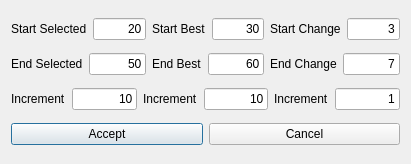
<?xml version="1.0" encoding="UTF-8"?>
<ui version="4.0">
 <class>BeeColonyTestDialog</class>
 <widget class="QDialog" name="BeeColonyTestDialog">
  <property name="geometry">
   <rect>
    <x>0</x>
    <y>0</y>
    <width>411</width>
    <height>164</height>
   </rect>
  </property>
  <property name="windowTitle">
   <string>RLP - Test Bee Colony</string>
  </property>
  <layout class="QVBoxLayout" name="verticalLayout">
   <item>
    <layout class="QHBoxLayout" name="horizontalLayout_3">
     <item>
      <widget class="QLabel" name="label_8">
       <property name="text">
        <string>Start Selected</string>
       </property>
       <property name="buddy">
        <cstring>lineEditSelectStart</cstring>
       </property>
      </widget>
     </item>
     <item>
      <widget class="QLineEdit" name="lineEditSelectStart">
       <property name="text">
        <string>20</string>
       </property>
       <property name="alignment">
        <set>Qt::AlignRight|Qt::AlignTrailing|Qt::AlignVCenter</set>
       </property>
      </widget>
     </item>
     <item>
      <widget class="QLabel" name="label_7">
       <property name="text">
        <string>Start Best</string>
       </property>
       <property name="buddy">
        <cstring>lineEditBestStart</cstring>
       </property>
      </widget>
     </item>
     <item>
      <widget class="QLineEdit" name="lineEditBestStart">
       <property name="text">
        <string>30</string>
       </property>
       <property name="alignment">
        <set>Qt::AlignRight|Qt::AlignTrailing|Qt::AlignVCenter</set>
       </property>
      </widget>
     </item>
     <item>
      <widget class="QLabel" name="label_9">
       <property name="text">
        <string>Start Change</string>
       </property>
       <property name="buddy">
        <cstring>lineEditChangeStart</cstring>
       </property>
      </widget>
     </item>
     <item>
      <widget class="QLineEdit" name="lineEditChangeStart">
       <property name="text">
        <string>3</string>
       </property>
       <property name="alignment">
        <set>Qt::AlignRight|Qt::AlignTrailing|Qt::AlignVCenter</set>
       </property>
      </widget>
     </item>
    </layout>
   </item>
   <item>
    <layout class="QHBoxLayout" name="horizontalLayout_2">
     <item>
      <widget class="QLabel" name="label_10">
       <property name="text">
        <string>End Selected</string>
       </property>
       <property name="buddy">
        <cstring>lineEditSelectStart</cstring>
       </property>
      </widget>
     </item>
     <item>
      <widget class="QLineEdit" name="lineEditSelectEnd">
       <property name="text">
        <string>50</string>
       </property>
       <property name="alignment">
        <set>Qt::AlignRight|Qt::AlignTrailing|Qt::AlignVCenter</set>
       </property>
      </widget>
     </item>
     <item>
      <widget class="QLabel" name="label_12">
       <property name="text">
        <string>End Best</string>
       </property>
       <property name="buddy">
        <cstring>lineEditBestStart</cstring>
       </property>
      </widget>
     </item>
     <item>
      <widget class="QLineEdit" name="lineEditBestEnd">
       <property name="text">
        <string>60</string>
       </property>
       <property name="alignment">
        <set>Qt::AlignRight|Qt::AlignTrailing|Qt::AlignVCenter</set>
       </property>
      </widget>
     </item>
     <item>
      <widget class="QLabel" name="label_14">
       <property name="text">
        <string>End Change</string>
       </property>
       <property name="buddy">
        <cstring>lineEditChangeStart</cstring>
       </property>
      </widget>
     </item>
     <item>
      <widget class="QLineEdit" name="lineEditChangeEnd">
       <property name="text">
        <string>7</string>
       </property>
       <property name="alignment">
        <set>Qt::AlignRight|Qt::AlignTrailing|Qt::AlignVCenter</set>
       </property>
      </widget>
     </item>
    </layout>
   </item>
   <item>
    <layout class="QHBoxLayout" name="horizontalLayout">
     <item>
      <widget class="QLabel" name="label_11">
       <property name="text">
        <string>Increment</string>
       </property>
       <property name="buddy">
        <cstring>lineEditSelectStart</cstring>
       </property>
      </widget>
     </item>
     <item>
      <widget class="QLineEdit" name="lineEditSelectIncrement">
       <property name="text">
        <string>10</string>
       </property>
       <property name="alignment">
        <set>Qt::AlignRight|Qt::AlignTrailing|Qt::AlignVCenter</set>
       </property>
      </widget>
     </item>
     <item>
      <widget class="QLabel" name="label_13">
       <property name="text">
        <string>Increment</string>
       </property>
       <property name="buddy">
        <cstring>lineEditBestStart</cstring>
       </property>
      </widget>
     </item>
     <item>
      <widget class="QLineEdit" name="lineEditBestIncrement">
       <property name="text">
        <string>10</string>
       </property>
       <property name="alignment">
        <set>Qt::AlignRight|Qt::AlignTrailing|Qt::AlignVCenter</set>
       </property>
      </widget>
     </item>
     <item>
      <widget class="QLabel" name="label_15">
       <property name="text">
        <string>Increment</string>
       </property>
       <property name="buddy">
        <cstring>lineEditChangeStart</cstring>
       </property>
      </widget>
     </item>
     <item>
      <widget class="QLineEdit" name="lineEditChangeIncrement">
       <property name="text">
        <string>1</string>
       </property>
       <property name="alignment">
        <set>Qt::AlignRight|Qt::AlignTrailing|Qt::AlignVCenter</set>
       </property>
      </widget>
     </item>
    </layout>
   </item>
   <item>
    <layout class="QHBoxLayout" name="horizontalLayout_4">
     <item>
      <widget class="QPushButton" name="pushButtonAccept">
       <property name="text">
        <string>Accept</string>
       </property>
      </widget>
     </item>
     <item>
      <widget class="QPushButton" name="pushButtonCancel">
       <property name="text">
        <string>Cancel</string>
       </property>
      </widget>
     </item>
    </layout>
   </item>
  </layout>
 </widget>
 <resources/>
 <connections/>
</ui>
